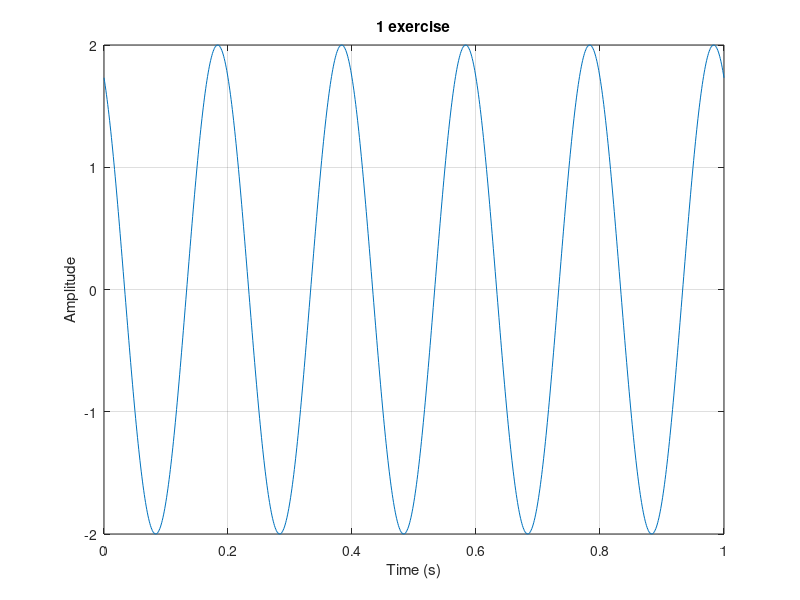
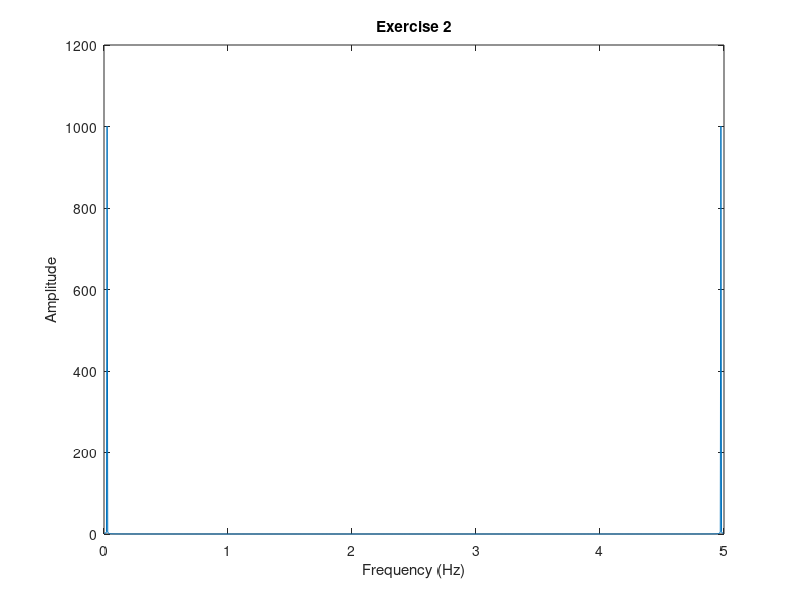
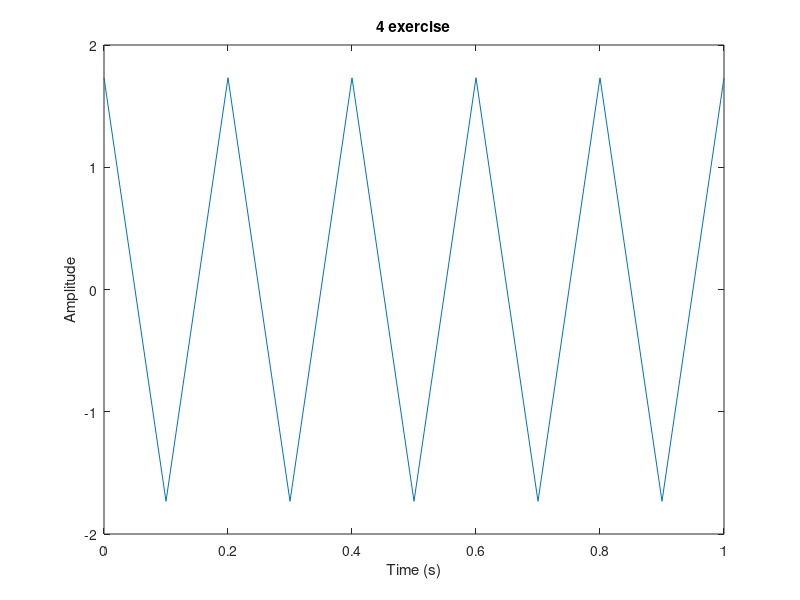
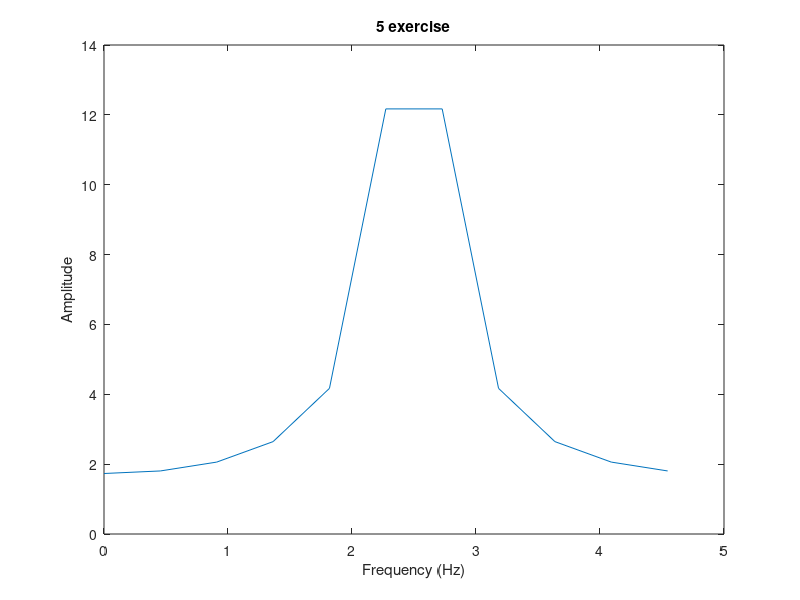

Recreate these plots in MATLAB, in order. (Note: this script raises an error after producing the figures.)
% задание 1

f = 5;
phi = pi / 6;
A = 2;
t = 0:0.001:1;

y = A * cos(2 * pi * f * t + phi);

figure;
plot(t,y);
xlabel("Time (s)");
ylabel("Amplitude");
grid on;
title('1 exercise');

%2 задание: 5 гц ( по условию )

ytwo_fft = fft(y);
ntwo = length(ytwo_fft);
f_axistwo = (0:ntwo-1) * (f / ntwo); 

figure;
plot(f_axistwo, abs(ytwo_fft));
xlabel('Frequency (Hz)');
ylabel('Amplitude');
title('Exercise 2');

Fs = 1 / (t(2) - t(1));
N = length(y);
Y = fft(y);
P2 = abs(Y/N);
P1 = P2(1:floor(N/2)+1);
P1(2:end-1) = 2*P1(2:end-1);

f_all = Fs*(0:floor(N/2))/N;

[max_amplitude, max_index] = max(P1);
max_freq = round(f_all(max_index));
disp(['max_freq: ', num2str(max_freq), ' Hz']);

%y_fft = fft(y_samples);
%n = length(y_fft);
%f_axis = (0:n-1)*(fs/n); 
%figure;
%plot(f_axis, abs(y_fft));
%xlabel('Frequency (Hz)');
%ylabel('Amplitude');
%title('5 exercise');

%3 задание: 2 * f = 2 * 5 = 10 гц ( теорема Котельникова )

%4 задание

fs = 10;
ts = 0:1/fs:1;

y_samples = A * cos(2 * pi * f * ts + phi);

figure;
plot(ts,y_samples);
xlabel("Time (s)");
ylabel("Amplitude");
title('4 exercise');

%5 задание

y_fft = fft(y_samples);
n = length(y_fft);
f_axis = (0:n-1)*(f/n); 
figure;
plot(f_axis, abs(y_fft));
xlabel('Frequency (Hz)');
ylabel('Amplitude');
title('5 exercise');

%6 задание
figure;
plot(ts, y_samples, 'o-', 'DisplayName', 'Оцифрованный сигнал');

hold on;
y_cont = A * sin(2 * pi * f * ts + phi);
plot(t, y, '--', 'DisplayName', 'Оригинальный сигнал');
xlabel("Time (s)");
ylabel("Amplitude");
title('6 exercise');

%7 задание
fs_new = 4 * fs;
t_new = 0:1/fs_new:1;

y_samples_new = A * sin(2 * pi * f * t_new + phi);

y_fft_new = fft(y_samples_new);
n_new = length(y_samples_new);
f_axis_new = (0:n_new-1)*(fs_new/n_new);

figure;
plot(f_axis_new, abs(y_fft_new));
title('7 exercise');

%8 Audacity
% 14642 гц
% 29284 гц
%
%
%
%
%
%
%
%

%9 задание

F_Audacity = 14642;

[y, Fs] = audioread('somesound.mp3');

figure;

plot(y);
xlabel("Time (s)");
ylabel("Amplitude");
title('8 exercise');

%10 задание

fprintf('%d\n',length(y) / 13)
fprintf('%d\n',Fs)

%11 задание
figure;
y1=downsample(y, 10);
zvuk = audioplayer(y1,Fs/10); 
% play(zvuk);
plot(y1); 
title('11 exercise');

%12 задание
Y_original = fft(y);
Y_downsampled = fft(y1);

figure;
subplot(2,1,1);
plot(abs(Y_original));
title('Амплитудный спектр оригинального сигнала');

subplot(2,1,2);
plot(abs(Y_downsampled));
title('Амплитудный спектр прореженного сигнала');

%13 задание 

function y_quantized = quantize_signal(y, bits)
    levels = 2^bits - 1;                                          % Количество уровней
    y_min = min(y);
    y_max = max(y);
    y_norm = (y - y_min) / (y_max - y_min);                       % Нормировка
    y_quantized = round(y_norm * levels);                         % Округление до уровней
    y_quantized = y_quantized / levels * (y_max - y_min) + y_min; % Обратное масштабирование
end

y_q3 = quantize_signal(y, 3);
Y_q3 = fft(y_q3);

figure;
plot(abs(Y_q3));
title('Спектр сигнала с разрядностью 3 бита');

y_q4 = quantize_signal(y, 4);
Y_q4 = fft(y_q3);

figure;
plot(abs(Y_q4));
title('Спектр сигнала с разрядностью 4 бита');

y_q5 = quantize_signal(y, 5);
Y_q5 = fft(y_q5);

figure;
plot(abs(Y_q5));
title('Спектр сигнала с разрядностью 5 бита');

y_q6 = quantize_signal(y, 6);
Y_q6 = fft(y_q6);

figure;
plot(abs(Y_q6));
title('Спектр сигнала с разрядностью 6 бита');